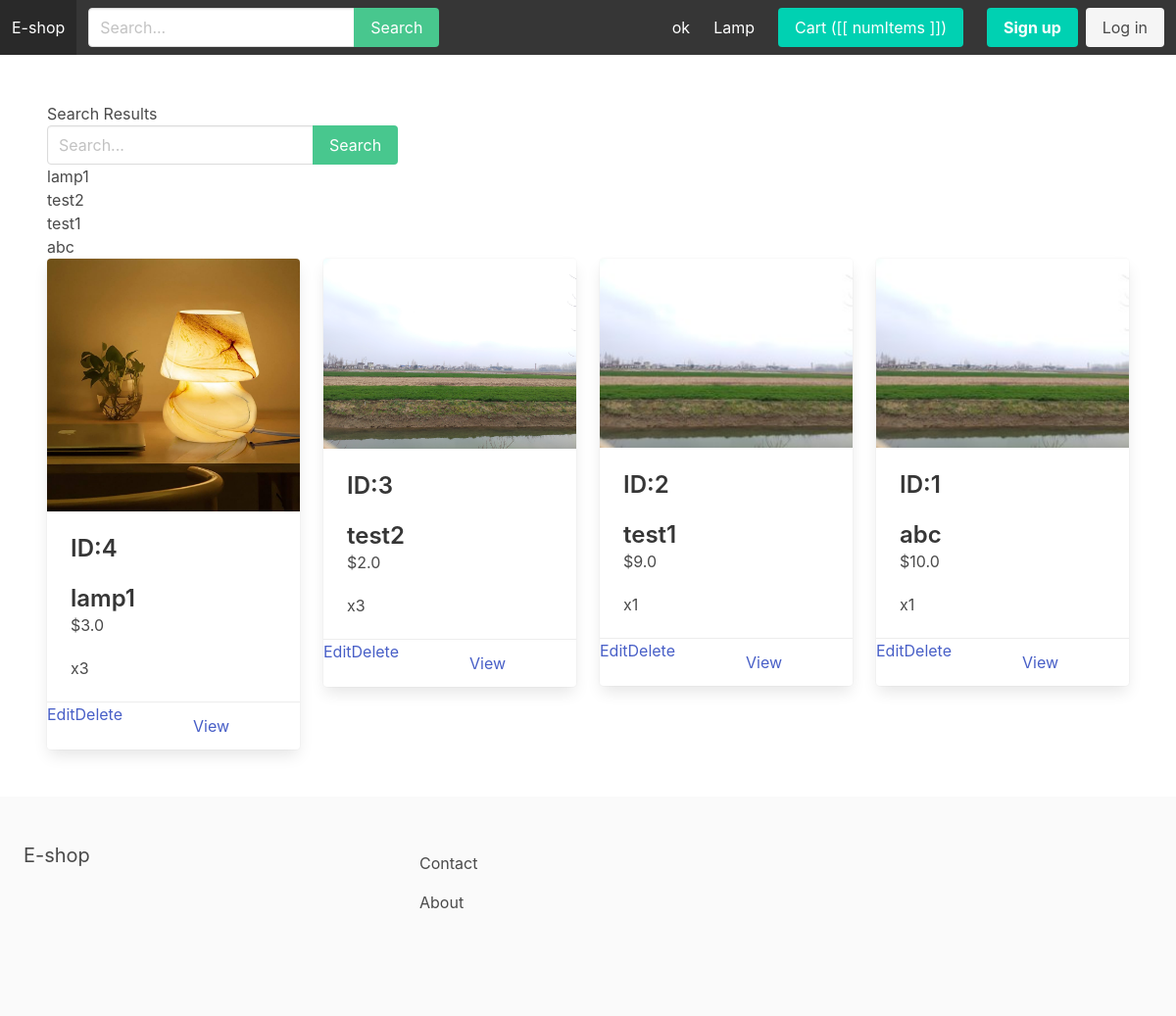
Screenshot of /search_manage/ with the database file from the repository.
### apps/store/models.py (models this page shows, shortened)
class Category(models.Model):
    title = models.CharField(max_length=255)
    slug = models.SlugField(max_length=255)
    ordering = models.IntegerField(default=0)
    class Meta:
        verbose_name_plural = 'Categories'
        ordering = ('ordering',)

class Product(models.Model):
    category = models.ForeignKey(Category, related_name='products', on_delete=models.CASCADE)
    title = models.CharField(max_length=255)
    slug = models.SlugField(max_length=255)
    description = models.TextField(blank=True, null=True)
    price = models.FloatField()
    num_available = models.IntegerField(default=1)
    num_visits = models.IntegerField(default=0)
    last_visit = models.DateTimeField(blank=True, null=True)
    image = models.ImageField(upload_to='uploads/', blank=True, null=True)
    thumbnail = models.ImageField(upload_to='uploads/', blank=True, null=True)
    date_added = models.DateTimeField(auto_now_add=True)
    class Meta:
        ordering = ('-date_added',)
    """def save(self, *args, **kwargs):
        self.thumbnail = self.make_thumbnail(self.image)

        super().save(*args, **kwargs)"""
    def get_thumbnail(self):
        if self.thumbnail:
            return self.thumbnail.url

### apps/store/views.py (the view)
# urls.py: path('search_manage/', search_Manage, name='searchManage'),
def search_Manage(request):
    query = request.GET.get('query')  # 获取搜索关键词
    if query:
     results = Product.objects.filter(Q(title__icontains=query) | Q(id__icontains=query))
    else:
        results = Product.objects.all()  # 如果没有搜索关键词，返回所有对象
    products = results  # 将results赋值给products变量
    return render(request, 'search_manage.html', {'results': results, 'query': query, 'products': products})

### apps/cart/cart.py (called while the page is built)
    def __iter__(self):
        product_ids = self.cart.keys()
        product_clean_ids = []
        for p in product_ids:
            product_clean_ids.append(p)
            self.cart[str(p)]['product'] = Product.objects.get(pk=p)
        for item in self.cart.values():
            item['total_price'] = float(item['price']) * int(item['quantity'])
            yield item

    def get_total_length(self):
        return sum(int(item['quantity']) for item in self.cart.values())

    def get_total_cost(self):
        return sum(float(item['total_price']) for item in self)

### apps/cart/context_processors.py (called while the page is built)
def cart(request):
    return {'cart': Cart(request)}

### apps/store/context_processors.py (called while the page is built)
def menu_categories(request):
    categories = Category.objects.all()
    return {'menu_categories': categories}

### apps/store/templates/search_manage.html (shortened to what this page needs)
{% extends 'base.html' %}
{% block content %}
<h1>Search Results</h1>
<form method="get" action="{% url 'searchManage' %}">
    <div class="field has-addons">
         <div class="control">
            <input type="text" class="input" placeholder="Search..." name="query">
        </div>
        <div class="control">
            <button class="button is-success">Search</button>
        </div>
    </div>
</form>
{% if results %}
    <ul>
        {% for product in results %}
            <li>{{ product.title }}</li>
        {% empty %}
            <li>No results found.</li>
        {% endfor %}
    </ul>
{% else %}
    <p>No results found.</p>
{% endif %}
{% with products as list_products %}
        {% include 'parts/product_manage_list.html' %}
{% endwith %}
{% endblock %}

### apps/core/templates/base.html (shortened to what this page needs)
{% load static %}
<!DOCTYPE html>
<html>
	<head>
		<link rel="stylesheet" href="https://cdn.jsdelivr.net/npm/bulma@0.9.0/css/bulma.min.css">
		<link rel="stylesheet" href="{% static 'main.css' %}">
	</head>
	<body>
		<nav class="navbar is-dark" id="navbarapp">
			<div class="navbar-brand">
				<a class="navbar-item" href="{% url 'frontpage' %}">E-shop</a>
			</div>
			<div id="main-navbar" class="navbar-menu" :class="{ 'is-active': menuClass }">
				<div class="navbar-start">
					<div class="navbar-item">
						<form method="get" action="{% url 'search' %}">
							<div class="field has-addons">
								<div class="control">
									<input type="text" class="input" placeholder="Search..." name="query">
								</div>
								<div class="control">
									<button class="button is-success">Search</button>
								</div>
							</div>
						</form>
					</div>
				</div>
				<div class="navbar-end">
					{% for category in menu_categories %}
						{% if not category.children.all %}
                        	<a href="{% url 'category_detail' category.slug %}" class="navbar-item">{{ category.title }}</a>
						{% endif %}
					{% endfor %}
					<div class="navbar-item">
						<a href="{% url 'cart' %}" class="button is-primary">Cart ([[ numItems ]])</a>
					</div>
					{% if request.user.is_authenticated %}
						<div class="navbar-item">
							<a href="{% url 'myaccount' %}" class="button is-light">My account</a>
						</div>
					{% else %}
						<div class="navbar-item">
							<div class="buttons">
								<a href="{% url 'signup' %}" class="button is-primary"><strong>Sign up</strong></a>
								<a href="{% url 'login' %}" class="button is-light">Log in</a>
							</div>
						</div>
					{% endif %}
				</div>
			</div>
		</nav>
		<section class="section">
			{% block content %}
            {% endblock %}
		</section>
		<footer class="footer">
			<div class="columns">
				<div class="column is-4">
					<h2 class="subtitle">E-shop</h2>
				</div>
				<div class="column is-8">
					<a href="{% url 'contact' %}" class="navbar-item">Contact</a>
					<a href="{% url 'about' %}" class="navbar-item">About</a>
				</div>
			</div>
		</footer>
	</body>
</html>

### apps/store/templates/parts/product_manage_list.html
<div class="columns is-multiline">
        {% for p in list_products %}
            <div class="column is-3">
                <div class="card">
                    <div class="card-image">
                        <figure class="image">
                            <img src="{{ p.get_thumbnail }}">
                        </figure>
                    </div>
                    <div class="card-content">
                        <div class="media">
                            <div class="media-content">
                                <p class="title is-4">ID:{{ p.id }}</p>
                                <p class="title is-4">{{ p.title }}</p>
                                <p class="subtitle is-6">${{ p.price }}</p>
                                <p class="subtitle is-6">x{{ p.num_available }}</p>
                            </div>
                        </div>
                    </div>
                    <footer class="card-footer">
                        <a href="{% url 'editProduct' p.pk %}" class="edit-button">Edit </a>
                        <a href="{% url 'deleteProduct' p.pk %}" class="edit-button"> Delete </a>
                        <a href="{% url 'product_detail' p.category.slug p.slug %}" class="card-footer-item">View</a>
                    </footer>
                </div>
            </div>
        {% endfor %}
    </div>

### rows the page displays
Category: title "ok"
Category: title "Lamp"
Product: title "lamp1", get_thumbnail (picture), id "4", price "3.0", num_available "3"
Product: title "test2", get_thumbnail (picture), id "3", price "2.0", num_available "3"
Product: title "test1", get_thumbnail (picture), id "2", price "9.0", num_available "1"
Product: title "abc", get_thumbnail (picture), id "1", price "10.0", num_available "1"
